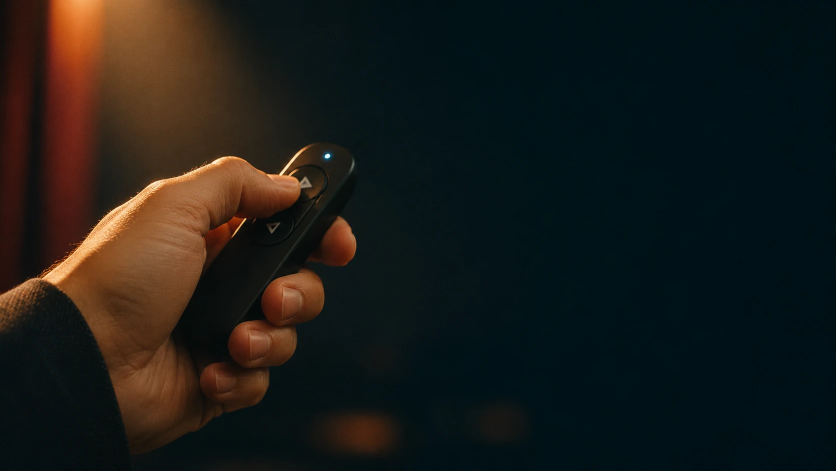
#> input picture art/originals/clicker.webp, 1671 x 941 px (shown at 1/2 size); its folder holds only this picture in this run
$ python treat-images.py
#> lines starting #> are read from the running program, lines starting #| are printed output that depends on the picture
"""Print every scene picture in the hall's inks, then save two WebP sizes.
Usage: python tools/treat-images.py
Reads art/originals/*, writes assets/img/<name>-960.webp and <name>-1600.webp.
The originals are generated pictures (see docs/CREDITS.md); they stay in art/
and are not deployed. Needs Pillow with WebP support."""
import glob, os
from PIL import Image, ImageOps

ROOT = os.path.dirname(os.path.dirname(os.path.abspath(__file__)))
SRC, OUT = os.path.join(ROOT, 'art', 'originals'), os.path.join(ROOT, 'assets', 'img')
# Luminance -> colour. Shadows sink into the hall, mid-tones go teal, light turns lamp-yellow.
STOPS = [(0, (5, 20, 21)), (70, (12, 38, 36)), (140, (22, 84, 79)), (200, (190, 168, 104)), (255, (250, 238, 196))]
WIDTHS = [960, 1600]

def ramp():
    lut = []
    for c in range(3):
        for v in range(256):
            for (a, ca), (b, cb) in zip(STOPS, STOPS[1:]):
                if a <= v <= b:
                    t = (v - a) / (b - a); lut.append(round(ca[c] + (cb[c] - ca[c]) * t)); break
    return lut

def main():
    os.makedirs(OUT, exist_ok=True)
    lut = ramp()
    for f in sorted(glob.glob(os.path.join(SRC, '*'))):
        name = os.path.splitext(os.path.basename(f))[0]
        im = Image.open(f).convert('RGB')
#> im is the input picture: PIL image 1671x941 RGB; mean R, G, B 26.8, 27.5, 24
        im = im.crop((0, 0, im.width, round(im.width * 9 / 16))) if im.height > im.width * 9 / 16 + 2 else im
        grey = ImageOps.autocontrast(im.convert('L'), cutoff=0.5)
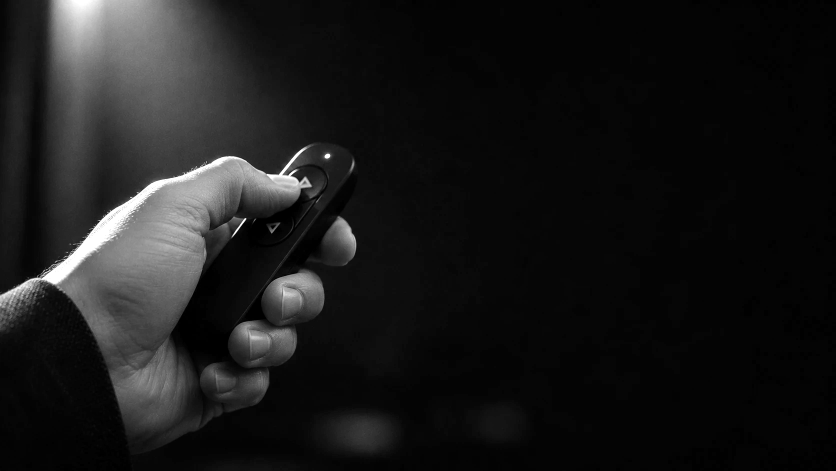
#> grey: PIL image 1671x941 L (shown at 1/2 size); min 0, max 255, mean 25.7
        toned = Image.merge('RGB', (grey, grey, grey)).point(lut)
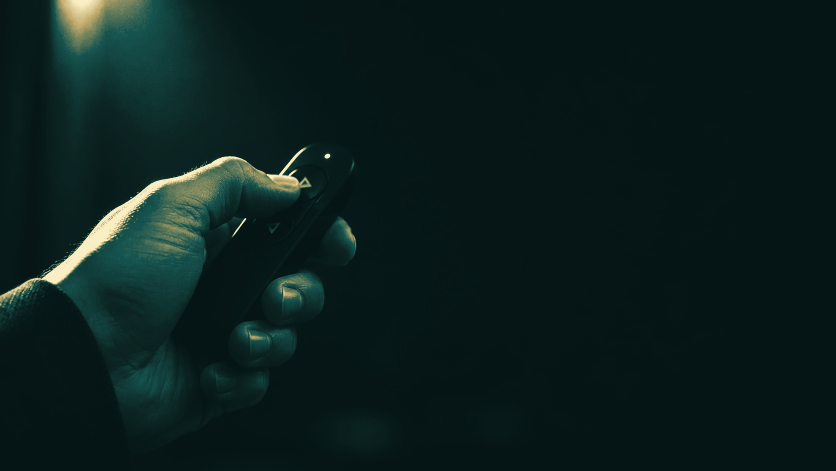
#> toned: PIL image 1671x941 RGB (shown at 1/2 size); mean R, G, B 11.3, 30.5, 29.4
        for w in WIDTHS:
            out = toned if toned.width <= w else toned.resize((w, round(toned.height * w / toned.width)), Image.LANCZOS)
            p = os.path.join(OUT, '%s-%d.webp' % (name, w))
            out.save(p, 'WEBP', quality=72, method=6)
            print('%-28s %5d KB' % (os.path.relpath(p, ROOT), os.path.getsize(p) // 1024))
#> this loop made 2 passes
#> pass 1, in main, `out = toned if toned.width <= w else toned.resize((w, round(toned.heig..`:
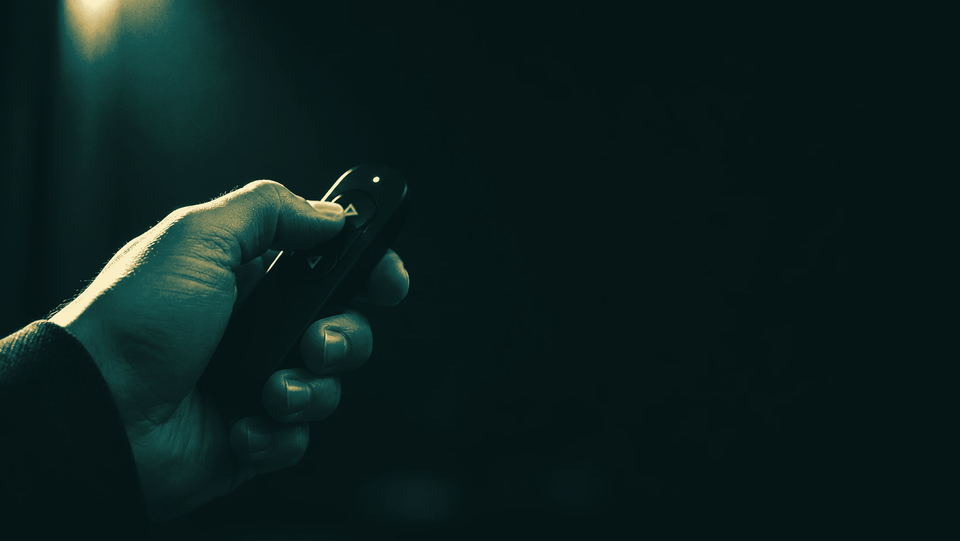
#> out: PIL image 960x541 RGB; mean R, G, B 11.3, 30.5, 29.4

if __name__ == '__main__':
    main()

$ run again, on art/originals/desk.webp
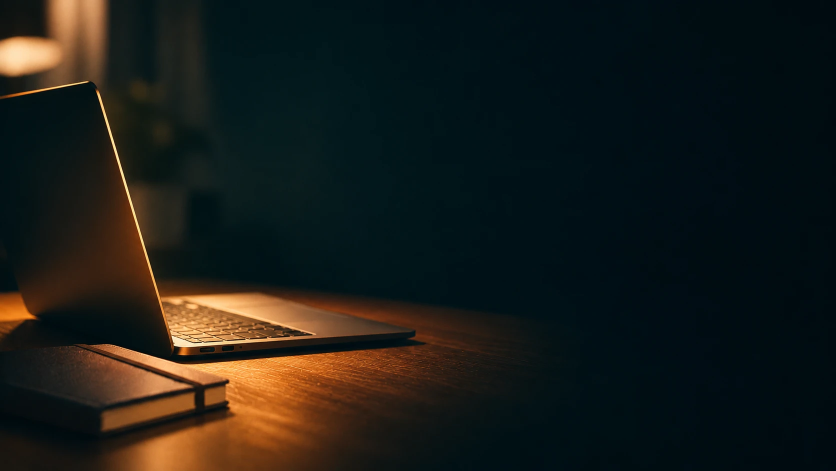
#> input picture art/originals/desk.webp, 1671 x 941 px (shown at 1/2 size)
#> in main, im is the input picture: PIL image 1671x941 RGB; mean R, G, B 26.2, 28.5, 24.6
#> in main, `grey = ImageOps.autocontrast(im.convert('L'), cutoff=0.5)`:
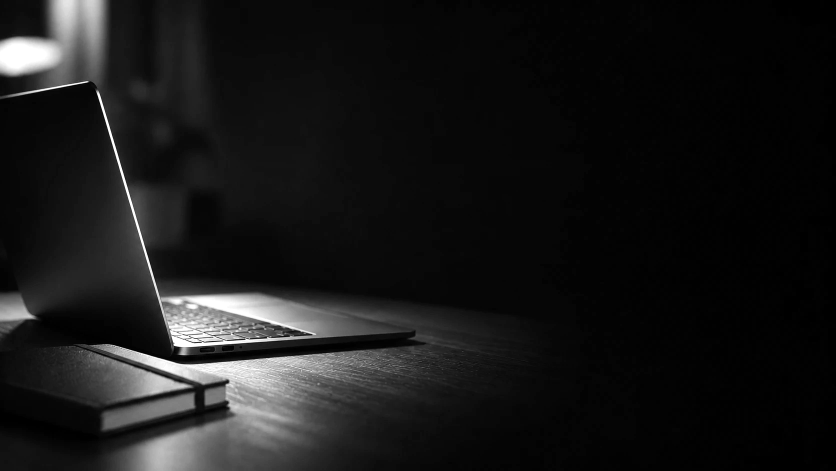
#> grey: PIL image 1671x941 L (shown at 1/2 size); min 0, max 255, mean 24.4
#> the loop in main, `for w in WIDTHS:` made 2 passes
#> pass 1, in main, `out = toned if toned.width <= w else toned.resize((w, round(toned.heig..`:
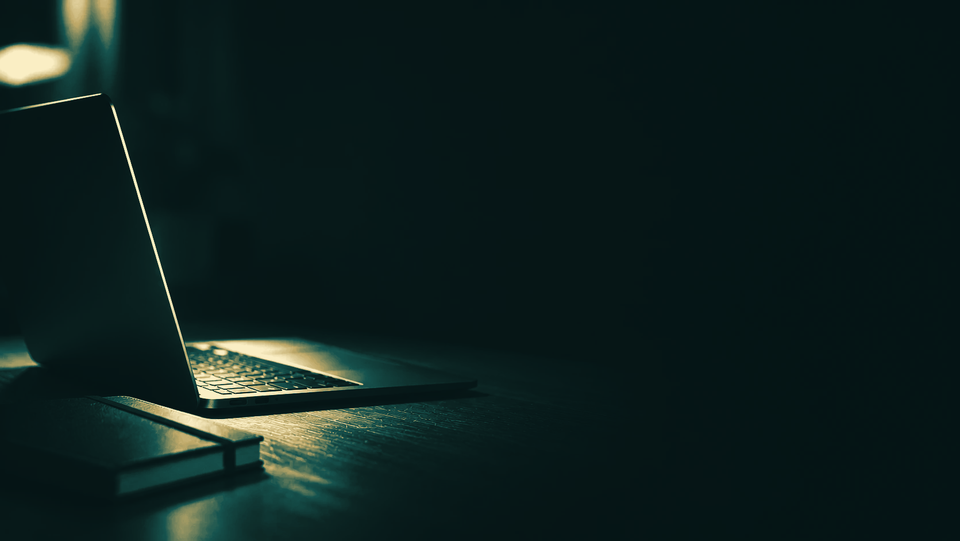
#> out: PIL image 960x541 RGB; mean R, G, B 13.3, 31.1, 29.4
